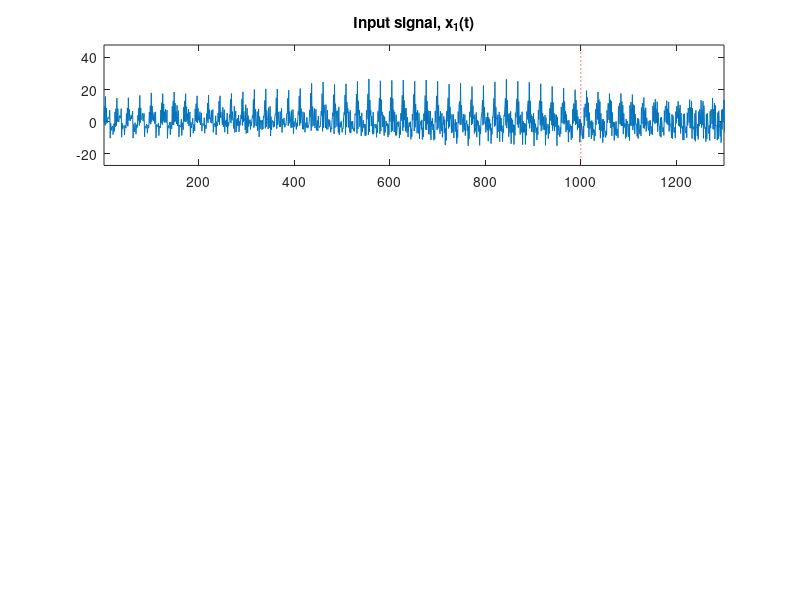

This chart was generated by the following MATLAB code: (Note: this script raises an error after producing the figure.)
%
% Time series analysis
% Lund University
%
% Example code 24: Example of dual-input transfer function.
%
% Reference: 
%   "An Introduction to Time Series Modeling", 4th ed, by Andreas Jakobsson
%   Studentlitteratur, 2021
%
clear; clc;
close all;
rng(0)                                          % Set the seed (just done for the lecture!)
extraN = 400;
N      = 1300;
pstart = 1000;
noLags = 40;

% Noise process.
C1 = [ 1 0 0 0.6 ];
A1 = [ 1 zeros(1,7) -.8 ];

% First input process, x1.
C3_1 = [ 1 -0.4 0.9 ]; 
A3_1 = [ 1 zeros(1,23) -.98 ];
B_1  = [ 4 ];
A2_1 = 1;

% Second input process, x2.
C3_2 = [ 1 0 0 0.8 ]; 
A3_2 = conv([1 -1],[ 1 -0.6 ]);
B_2  = [0 0 0.8 0 -1];
A2_2 = 1;

% Generate the noise and the input signals.
z = filter( C1, A1, randn(N+extraN, 1) );       % This is the noise model.
x1 = filter( C3_1, A3_1, randn(N+extraN, 1) );  % This is the first input signal.
x2 = filter( C3_2, A3_2, randn(N+extraN, 1) );  % This is the second input signal.

% Form the output using the filtered input. Remove the initial samples.
y  = filter( B_1, A2_1, x1 ) + filter( B_2, A2_2, x2 ) + z;
y  = y(extraN:end);
x1 = x1(extraN:end);
x2 = x2(extraN:end);

% Plot the processes.
figure(1)
subplot(311)
plot( x1 )
title('Input signal, x_1(t)')
line( [pstart pstart], [-1e6 1e6 ], 'Color','red','LineStyle',':' )
axis([1 N min(x1)*1.8 max(x1)*1.8])
legend('x_1(t)', 'Location','SW')

subplot(312)
plot( x2 )
line( [pstart pstart], [-1e6 1e6 ], 'Color','red','LineStyle',':' )
axis([1 N min(x2)*1.8 max(x2)*1.8])
legend('x_2(t)', 'Location','SW')
title('Input signal, x_2(t)')
xlim([1 N])

subplot(313)
plot( y )
line( [pstart pstart], [-1e6 1e6 ], 'Color','red','LineStyle',':' )
axis([1 N min(y)*1.8 max(y)*1.8])
legend('y(t)', 'Prediction starts', 'Location','SW')
title('Output signal, y(t)')
xlabel('Time')



%% Create the dual-input idpoly and iddata structures for the output data. 
% See the documentation for idpoly and iddata for further details. Recall
% that the initial values might be modified (as here).
B{1,1}  = [1];                                  % B_1;
B{1,2}  = [0 0 1 0 0.3];                        % B_2;
A2{1,1} = [1];                                  % A2_1;
A2{1,2} = [1];                                  % A2_2;
A1_0    = [1 0 0 0 0 0 0 0 0.3];                % A1
C1_0    = [1 0 0 0.3];                          % C1
polyContainer = idpoly( 1, B, C1_0, A1_0, A2 );
dataContainer = iddata( y(1:pstart), [x1(1:pstart) x2(1:pstart)] );

% Determine the parameters to estimate.
polyContainer.Structure.B(1,1).Free = B_1;
polyContainer.Structure.B(1,2).Free = B_2;
polyContainer.Structure.C.Free = C1;
polyContainer.Structure.D.Free = A1;

% Estimate the polynomials from data.
foundModel = pem( dataContainer, polyContainer );
present( foundModel );


%% Estimate the models of the input signals.
inputModel1 = estimateARMA( x1(1:pstart), [ 1 zeros(1,23) 1 ], [1 1 1], 'Input model, x_1(t)', noLags );

% To handle the slowly decaying ACF, the data is first differentiated,
% after which the differentiation is again added to the model.
x2_diff = filter([1 -1], 1, x2(1:pstart));      x2_diff = x2_diff(2:end); 
inputModel2 = estimateARMA( x2_diff, [ 1 1 ], [1 0 0 1], 'Differentiated input model, x_2(t)', noLags );
inputModel2.A = conv([1 -1], inputModel2.A);


%% How do you predict a dual-input BJ?
k = 3;

% We need to form the polynomials:
%
% KA = A_1 A_2^1 A_2^2
% KB = B^1 A_1 A_2^2
% KC = C_1 A_2^1 A_2^2
% KD = B^2 A_1 A_2^1
%
% In Matlab's notation:
%   A(z) y(t) = [B(z)/F(z)] u(t) + [C(z)/D(z)] e(t)
%
% Here, u(t) is two-dimensional. This means that:
%   A(z) = 1,       B(z) = B(z),    F(z) = A2(z)
%   C(z) = C1(z),   D(z) = A1(z)
%
KA = conv( conv( foundModel.D, foundModel.F{1}), foundModel.F{2} );
KB = conv( conv( foundModel.D, foundModel.B{1}), foundModel.F{2} );
KC = conv( conv( foundModel.F{1}, foundModel.F{2}), foundModel.C );
KD = conv( conv( foundModel.D, foundModel.B{2}), foundModel.F{1} );

% Form the polynomial divisions. Note that KC/KA is the same as C1/A1. The
% two latter polynomials will also contain shared components that will
% cancel. Can you see what the resulting divisions are?
[Fy, Gy]   = polydiv( foundModel.C, foundModel.D, k );  % KC/KA = C1/A1
[Fh1, Gh1] = polydiv( conv(Fy, KB), KC, k );            % [F KB]/KC = ?
[Fh2, Gh2] = polydiv( conv(Fy, KD), KC, k );            % [F KD]/KC = ?

% Predict the input signals.
[Fx1, Gx1] = polydiv( inputModel1.C, inputModel1.A, k );
xhatk1 = filter(Gx1, inputModel1.C, x1);
[Fx2, Gx2] = polydiv( inputModel2.C, inputModel2.A, k );
xhatk2 = filter(Gx2, inputModel2.C, x2);

% Form the predicted output signal using the predicted input signals.
yhatk  = filter(Fh1, 1, xhatk1) + filter(Gh1, KC, x1) + ...
         filter(Fh2, 1, xhatk2) + filter(Gh2, KC, x2) + ...
         filter(Gy, KC, y);

% Plot the resulting predictions
f1 = figure;
subplot(211)
shiftK_x1 = round( mean( grpdelay(Gx1, 1) ) );
plot([x1(1:end-shiftK_x1) xhatk1(shiftK_x1+1:end)] )
figProp = get(f1);
line( [pstart pstart], figProp.CurrentAxes.YLim, 'Color', 'red', 'LineStyle', ':' )
xlim([800 N-100])
title( sprintf('Shifted %i-step predictions of x_1(t)',k))
legend('x_1(t)', 'Predicted data', 'Prediction starts','Location','NW')

subplot(212)
shiftK_x2 = round( mean( grpdelay(Gx2, 1) ) );
plot([x2(1:end-shiftK_x2) xhatk2(shiftK_x2+1:end)] )
figProp = get(f1);
line( [pstart pstart], figProp.CurrentAxes.YLim, 'Color', 'red', 'LineStyle', ':' )
xlim([800 N-100])
title( sprintf('Shifted %i-step predictions of x_2(t)',k))
legend('x_2(t)', 'Predicted data', 'Prediction starts','Location','NW')

f2 = figure;
shiftK_y = round( mean( grpdelay(Fh1, 1) ) );
plot([y(1:end-shiftK_y) yhatk(shiftK_y+1:end)] )
figProp = get(f2);
line( [pstart pstart], figProp.CurrentAxes.YLim, 'Color', 'red', 'LineStyle', ':' )
xlim([800 N-100])
title( sprintf('Shifted %i-step predictions of y(t)',k))
legend('y(t)', 'Predicted data', 'Prediction starts','Location','NW')


%% Check the resulting residuals.
ehat = y - yhatk;
ehat = ehat(pstart:end);

figure
acf( ehat, noLags, 0.05, 1 );
title( sprintf('ACF of the %i-step output prediction residual', k) )
checkIfWhite( ehat );
pacfEst = pacf( ehat, noLags, 0.05 );
checkIfNormal( pacfEst(k+1:end), 'PACF' );
